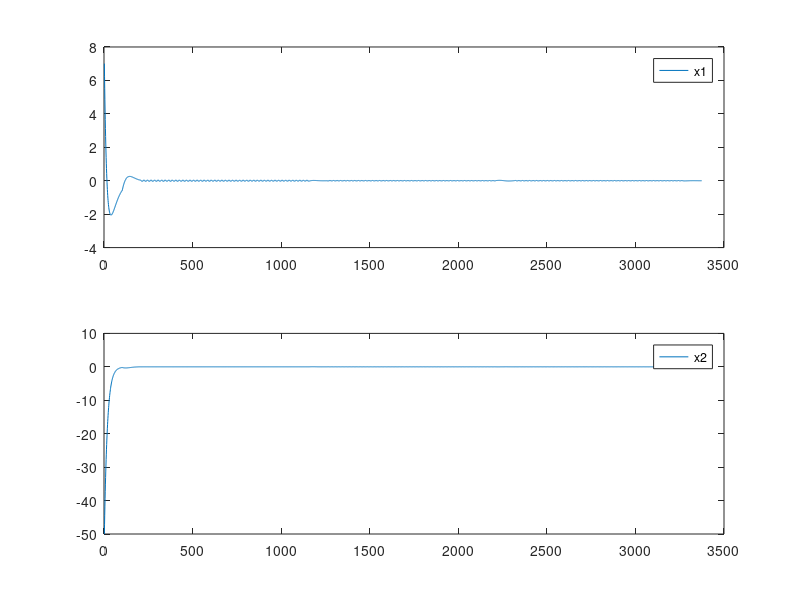

Write MATLAB code to recreate this figure.
clc, clear, close all;

x0 = [7; -50];

i_max = 8;

A_vec = {diag([-2, -1]), [-1, 1; -1, -1]...
    [-0.1, 100; -100, -0.1], [-1, -2; 2, -1]...
    [-0.1, 100; -100, -0.1], [-0.2, -2; 2, -0.2]...
    [-0.1, 100; -100, -0.1], [-1, -2; 2, -1]};

x_ev = [x0];
t = [];

for i = 1 : i_max
    eig(A_vec{i})
    T = randn(2);
    ss_temp = ss(T * A_vec{i} * inv(T), zeros(2, 1), eye(2), 0);
    [x_ev_temp, t_temp] = initial(ss_temp, x_ev(:, end), 3);
    x_ev = [x_ev, x_ev_temp'];
    t = [t; t_temp];
end

figure

subplot(2, 1, 1)
% plot(t, x_ev(1, :))
plot(x_ev(1, :))
legend(['x1'])

subplot(2, 1, 2)
% plot(t, x_ev(2, :))
plot(x_ev(2, :))
legend(['x2'])